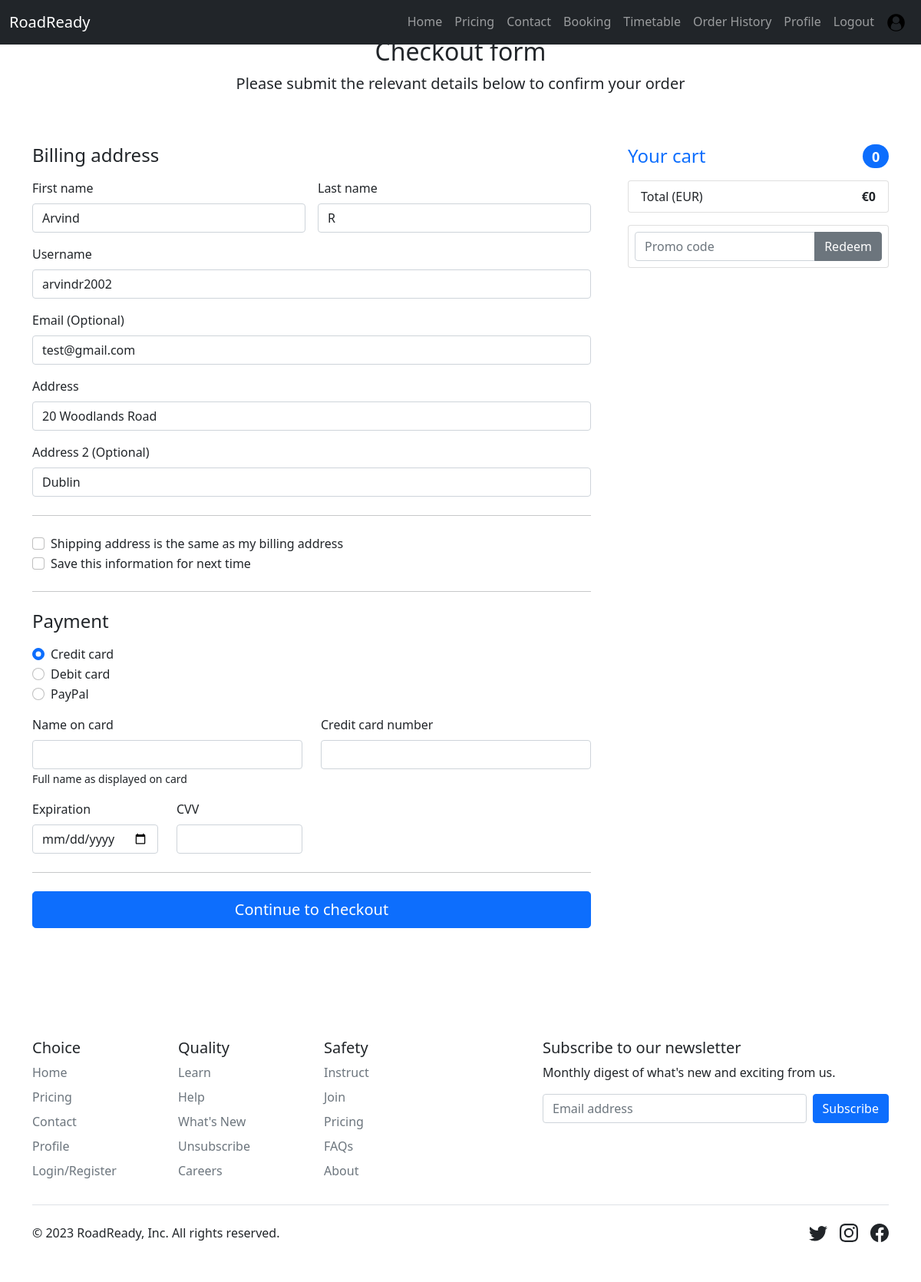
Page /checkout/ (signed in) on the committed database.
### RoadReady/models.py (models this page shows)
class User(AbstractUser):
    is_student = models.BooleanField(default=False)
    profile_image = models.FileField(default="Profile.png")

class Basket(models.Model):
    user = models.ForeignKey(User, on_delete=models.CASCADE)

class BillingAddress(models.Model):
    user = models.OneToOneField(User, on_delete=models.CASCADE)
    first_name = models.CharField(max_length=30)
    last_name = models.CharField(max_length=30)
    username = models.CharField(max_length=30)
    email = models.EmailField(blank=True)
    address = models.CharField(max_length=100)
    address2 = models.CharField(max_length=100, blank=True)

### RoadReady/views.py (the view)
# urls.py: path('checkout/', views.checkout, name='checkout'),
def checkout(request):
    basket = get_object_or_404(Basket, user=request.user)
    total = sum(item.product.price for item in basket.basketitem_set.all())
    if request.method == 'POST':
        order = Order(user=request.user)  # Create a new order for the current user.
        order.save()  # Save the order to the database.
        address, created = BillingAddress.objects.get_or_create(user=request.user)
        address.first_name = request.POST['firstName']
        address.last_name = request.POST['lastName']
        address.username = request.POST['username']
        address.email = request.POST['email']
        address.address = request.POST['address']
        address.address2 = request.POST['address2']
        address.save()  # Save the updated billing address to the database.
        for item in basket.basketitem_set.all():
            transaction = Transaction(product=item.product)
            transaction.payment_method = request.POST['paymentMethod']
            transaction.card_name = request.POST['cc-name']
            transaction.card_number = request.POST['cc-number']
            card_expiry_str = request.POST['cc-expiration']
            try:
                card_expiry = datetime.strptime(card_expiry_str, '%Y-%m-%d').date()
                transaction.card_expiry = card_expiry
            except ValueError:
                pass
            transaction.card_cvv = request.POST['cc-cvv']
            transaction.save()  # Save the transaction to the database.
            order.transactions.add(transaction)  # Add the transaction to the order.
        basket.basketitem_set.all().delete()  # Clear the basket.
        return redirect('order_complete', order_id=order.id)
    else:  # GET request
        address, created = BillingAddress.objects.get_or_create(user=request.user)
        return render(request, 'checkout.html', {'basket': basket, 'address': address, 'total': total})

### RoadReady/templates/checkout.html (shortened to what this page needs)
{% extends "base.html" %}
{% block content %}
<div style="margin-top: 5;" class="container">
  <main>
    <div class="py-5 text-center">
      <h2>Checkout form</h2>
      <p class="lead">Please submit the relevant details below to confirm your order</p>
    </div>
    <div class="row g-5">
      <div class="col-md-5 col-lg-4 order-md-last">
        <h4 class="d-flex justify-content-between align-items-center mb-3">
          <span class="text-primary">Your cart</span>
          <span class="badge bg-primary rounded-pill">{{ basket.basketitem_set.count }}</span>
        </h4>
        <ul class="list-group mb-3">
            <li class="list-group-item d-flex justify-content-between">
                <span>Total (EUR)</span>
                <strong>€{{ total }}</strong>
              </li>
            </ul>
            <form class="card p-2">
              <div class="input-group">
                <input type="text" class="form-control" placeholder="Promo code">
                <button type="submit" class="btn btn-secondary">Redeem</button>
              </div>
            </form>
          </div>
          <div class="col-md-7 col-lg-8">
            <h4 class="mb-3">Billing address</h4>
            <form class="needs-validation" action="{% url 'checkout' %}" method="post" >
              <div class="row g-3">
                <div class="col-sm-6">
                  <label for="firstName" class="form-label">First name</label>
                  <input type="text" class="form-control" id="firstName" name="firstName" placeholder="" value="{{ address.first_name }}" required>
            </div>
            <div class="col-sm-6">
              <label for="lastName" class="form-label">Last name</label>
              <input type="text" class="form-control" id="lastName" name="lastName" placeholder="" value="{{ address.last_name }}" required>
            </div>
            <div class="col-12">
              <label for="username" class="form-label">Username</label>
              <input type="text" class="form-control" id="username" name="username" placeholder="Username" value="{{ address.username }}" required>
          </div>
            <div class="col-12">
              <label for="email" class="form-label">Email <span class="text-body-secondary">(Optional)</span></label>
              <input type="email" class="form-control" id="email" name="email" placeholder="you@example.com" value="{{ address.email }}">
            </div>
            <div class="col-12">
              <label for="address" class="form-label">Address</label>
              <input type="text" class="form-control" id="address" name="address" placeholder="1234 Main St" value="{{ address.address }}" required>
            </div>
            <div class="col-12">
              <label for="address2" class="form-label">Address 2 <span class="text-body-secondary">(Optional)</span></label>
              <input type="text" class="form-control" id="address2" name="address2" placeholder="Apartment or suite" value="{{ address.address2 }}">            </div>
          </div>
          <hr class="my-4">
          <div class="form-check">
            <input type="checkbox" class="form-check-input" id="same-address" name="same-address">
            <label class="form-check-label" for="same-address">Shipping address is the same as my billing address</label>
          </div>
          <div class="form-check">
            <input type="checkbox" class="form-check-input" id="save-info" name="save-info">
            <label class="form-check-label" for="save-info">Save this information for next time</label>
          </div>
          <hr class="my-4">
          <h4 class="mb-3">Payment</h4>
          <div class="my-3">
            <div class="form-check">
              <input id="credit" name="paymentMethod" type="radio" class="form-check-input" value="credit" checked required>              <label class="form-check-label" for="credit">Credit card</label>
            </div>
            <div class="form-check">
              <input id="debit" name="paymentMethod" type="radio" class="form-check-input" value="debit" required>              <label class="form-check-label" for="debit">Debit card</label>
            </div>
            <div class="form-check">
              <input id="paypal" name="paymentMethod" type="radio" class="form-check-input" value="paypal" required>              <label class="form-check-label" for="paypal">PayPal</label>
            </div>
          </div>
          <div class="row gy-3">
            <div class="col-md-6">
              <label for="cc-name" class="form-label">Name on card</label>
              <input type="text" class="form-control" id="cc-name" name="cc-name" placeholder="" required>              <small class="text-body-secondary">Full name as displayed on card</small>
            </div>
            <div class="col-md-6">
              <label for="cc-number" class="form-label">Credit card number</label>
              <input type="text" class="form-control" id="cc-number" name="cc-number" placeholder="" required>
            </div>
            <div class="col-md-3">
              <label for="cc-expiration" class="form-label">Expiration</label>
              <input type="date" class="form-control" id="cc-expiration" name="cc-expiration" placeholder="" required>
            </div>
            <div class="col-md-3">
              <label for="cc-cvv" class="form-label">CVV</label>
              <input type="text" class="form-control" id="cc-cvv" name="cc-cvv" placeholder="" required>
            </div>
          </div>
          <hr class="my-4">
          <button class="w-100 btn btn-primary btn-lg" type="submit">Continue to checkout</button>
        </form>
      </div>
    </div>
  </main>
  <footer class="my-5 pt-5">
  </footer>
</div>
{% endblock %}

### RoadReady/templates/base.html (shortened to what this page needs)
<!DOCTYPE html>
<html lang="en">
<head>
<link href="https://cdn.jsdelivr.net/npm/bootstrap@5.0.2/dist/css/bootstrap.min.css" rel="stylesheet">
</head>
<div class="container">
<header>
    <nav class="navbar navbar-expand-md navbar-dark fixed-top bg-dark">
      <div class="container-fluid">
        <a class="navbar-brand" href="#">RoadReady</a>
        <div class="collapse navbar-collapse" id="navbarCollapse">
            <ul class="navbar-nav ms-auto mb-2 mb-md-0">
                <li class="nav-item {% if request.path == '/' %}active{% endif %}">
                  <a class="nav-link" href="/">Home</a>
                </li>
                <li class="nav-item {% if request.path == '/pricing/' %}active{% endif %}">
                  <a class="nav-link" href="/pricing/">Pricing</a>
                </li>
                <li class="nav-item {% if request.path == '/contact/' %}active{% endif %}">
                  <a class="nav-link" href="/contact/">Contact</a>
                </li>
                <li class="nav-item {% if request.path == '/booking/' %}active{% endif %}">
                  <a class="nav-link" href="/booking/">Booking</a>
                </li>
                <li class="nav-item {% if request.path == '/timetable/' %}active{% endif %}">
                  <a class="nav-link" href="/timetable/">Timetable</a>
                </li>
                <li class="nav-item {% if request.path == '/order_history/' %}active{% endif %}">
                  <a class="nav-link" href="/order_history/">Order History</a>
                </li>
                <li class="nav-item {% if request.path == '/profile/' %}active{% endif %}">
                  <a class="nav-link" href="/profile/">Profile</a>
                </li>
                {% if user.is_authenticated %}
                <li class="nav-item {% if request.path == '/logout/' %}active{% endif %}">
                  <a class="nav-link" href="/logout/">Logout</a>
                </li>
                <li class="nav-item {% if request.path == '/logout/' %}active{% endif %}">
                  <a class="nav-link" href="/profile/"><img style="height: 25px;" src="{{user.profile_image.url}}"/></a>
                </li>
                {% endif %}
              </ul>
        </div>
      </div>
    </nav>
  </header>
</div>
<body >
    {% block content %}
    {% endblock %}
<div class="container">
    <div class="row">
      <div class="col-6 col-md-2 mb-3">
        <h5>Choice</h5>
        <ul class="nav flex-column">
          <li class="nav-item mb-2"><a href="/" class="nav-link p-0 text-muted">Home</a></li>
          <li class="nav-item mb-2"><a href="/pricing/" class="nav-link p-0 text-muted">Pricing</a></li>
          <li class="nav-item mb-2"><a href="/contact/" class="nav-link p-0 text-muted">Contact</a></li>
          <li class="nav-item mb-2"><a href="/profile/" class="nav-link p-0 text-muted">Profile</a></li>
          <li class="nav-item mb-2"><a href="/login/" class="nav-link p-0 text-muted">Login/Register</a></li>
        </ul>
      </div>
      <div class="col-6 col-md-2 mb-3">
        <h5>Quality</h5>
        <ul class="nav flex-column">
            <li class="nav-item mb-2"><a href="#" class="nav-link p-0 text-muted">Learn</a></li>
            <li class="nav-item mb-2"><a href="#" class="nav-link p-0 text-muted">Help</a></li>
            <li class="nav-item mb-2"><a href="#" class="nav-link p-0 text-muted">What's New</a></li>
            <li class="nav-item mb-2"><a href="#" class="nav-link p-0 text-muted">Unsubscribe</a></li>
            <li class="nav-item mb-2"><a href="#" class="nav-link p-0 text-muted">Careers</a></li>
        </ul>
      </div>
      <div class="col-6 col-md-2 mb-3">
        <h5>Safety</h5>
        <ul class="nav flex-column">
          <li class="nav-item mb-2"><a href="#" class="nav-link p-0 text-muted">Instruct</a></li>
          <li class="nav-item mb-2"><a href="#" class="nav-link p-0 text-muted">Join</a></li>
          <li class="nav-item mb-2"><a href="#" class="nav-link p-0 text-muted">Pricing</a></li>
          <li class="nav-item mb-2"><a href="#" class="nav-link p-0 text-muted">FAQs</a></li>
          <li class="nav-item mb-2"><a href="#" class="nav-link p-0 text-muted">About</a></li>
        </ul>
      </div>
      <div class="col-md-5 offset-md-1 mb-3">
        <form>
          <h5>Subscribe to our newsletter</h5>
          <p>Monthly digest of what's new and exciting from us.</p>
          <div class="d-flex flex-column flex-sm-row w-100 gap-2">
            <input id="newsletter1" type="text" class="form-control" placeholder="Email address">
            <button class="btn btn-primary" type="button">Subscribe</button>
          </div>
        </form>
      </div>
    </div>
    <div class="d-flex flex-column flex-sm-row justify-content-between py-4 my-2 border-top">
        <p>© 2023 RoadReady, Inc. All rights reserved.</p>
        <ul class="list-unstyled d-flex">
          <li class="ms-3"><a class="link-dark" href="#"><svg class="bi" width="24" height="24"><use xlink:href="#twitter"></use></svg></a></li>
          <li class="ms-3"><a class="link-dark" href="#"><svg class="bi" width="24" height="24"><use xlink:href="#instagram"></use></svg></a></li>
          <li class="ms-3"><a class="link-dark" href="#"><svg class="bi" width="24" height="24"><use xlink:href="#facebook"></use></svg></a></li>
        </ul>
      </div>
    </div>
    </body>
</html>

### RoadReady/templates/checkout.html (style rules this page uses)
.bi { vertical-align: -.125em; fill: currentColor; }

### rows in the picture
User: profile_image (picture)
Basket: basketitem_set.count "0"
BillingAddress: firstName "Arvind", lastName "R", username "arvindr2002", email "test@gmail.com", address "20 Woodlands Road", address2 "Dublin"

### other values in the picture
{{ total }} "0"
